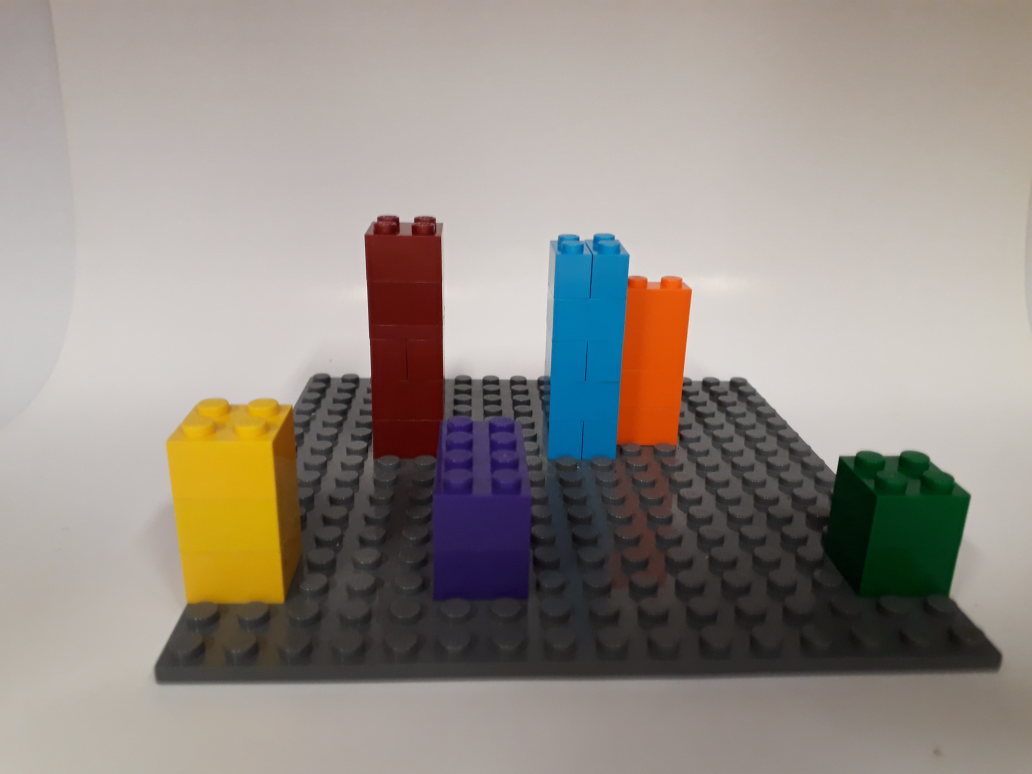
#> input picture images/lego.jpg, 4128 x 3096 px (shown at 1/4 size)
$ python killMe.py
#> lines starting #> are read from the running program, lines starting #| are printed output that depends on the picture; after the words box and inside, x2 and y2 are one past the last pixel; in counts of white or black regions, pixels touching at a corner belong together
import cv2 as cv
import numpy as np


img = cv.imread('images/lego.jpg')
#> img is the input picture: shape (3096, 4128, 3); mean B, G, R 135.6, 143, 150.7
copy = cv.resize(img.copy(), (300, 300))
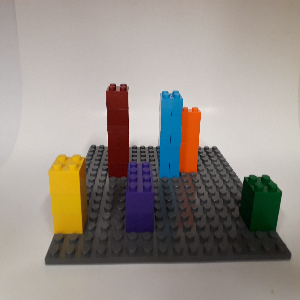
#> copy: shape (300, 300, 3); mean B, G, R 135.5, 142.9, 150.6
cv.imshow("img", copy)
copy = cv.cvtColor(copy, cv.COLOR_BGR2HSV)
#> copy: shape (300, 300, 3); mean H, S, V 26.6, 45.7, 155.4

kernel = np.zeros((copy.shape[0], copy.shape[1]), np.uint8)

red_lower = np.array([0, 87, 111], np.uint8)
red_upper = np.array([15, 255, 255], np.uint8)

yellow_lower = np.array([20, 60, 200], np.uint8)
yellow_upper = np.array([35, 255, 255], np.uint8)

green_lower = np.array([50,100,0], np.uint8)
green_upper = np.array([80,255,255], np.uint8)

cyan_lower = np.array([89,100,0], np.uint8)
cyan_upper = np.array([110,255,255], np.uint8)

blue_lower = np.array([96,100,0], np.uint8)
blue_upper = np.array([130,255,0], np.uint8)

purple_lower = np.array([118,100,0], np.uint8)
purple_upper = np.array([165,255,255], np.uint8)

magenta_lower = np.array([166,100,100], np.uint8)
magenta_upper = np.array([180,255,255], np.uint8)


mask = cv.inRange(copy, purple_lower, purple_upper)
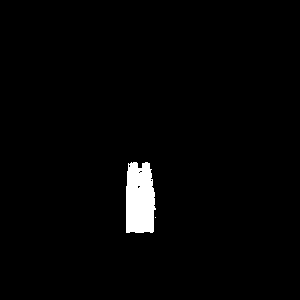
#> mask: shape (300, 300); 2.1% white; 2 white regions (1 under 20 px), largest, box (x1, y1, x2, y2) and area: (126, 162, 156, 233) 1855
# mask2 = cv.inRange(copy, magenta_lower, magenta_upper)
maskTotal = cv.add(mask, mask)

cv.imshow("magenta", mask)


img2 = cv.bitwise_and(copy, copy, mask= mask)
#> img2: shape (300, 300, 3); mean H, S, V 2.6, 3.3, 1.7


cv.imshow("teste", img2)
cv.imshow('', copy)

cv.waitKey(0)
cv.destroyAllWindows()

$ run again, with images/20180820_155841.jpg copied over images/lego.jpg
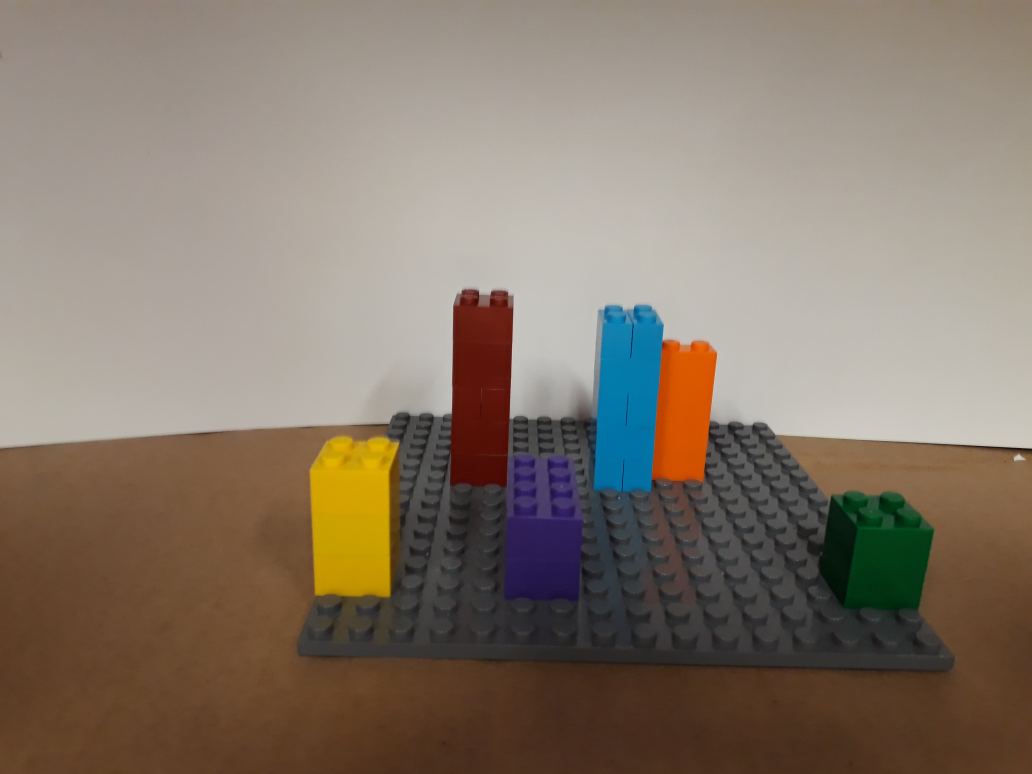
#> input picture images/20180820_155841.jpg, 4128 x 3096 px (shown at 1/4 size)
#> img is the input picture: shape (3096, 4128, 3); mean B, G, R 106.9, 120.6, 133.9
#> `copy = cv.resize(img.copy(), (300, 300))`:
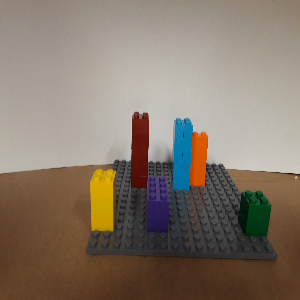
#> copy: shape (300, 300, 3); mean B, G, R 106.8, 120.5, 133.8
#> `mask = cv.inRange(copy, purple_lower, purple_upper)`:
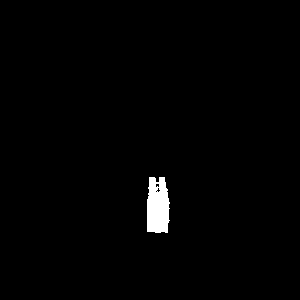
#> mask: shape (300, 300); 1.2% white; 1 white region, box (x1, y1, x2, y2) and area: (147, 177, 170, 233) 1096
#> img2: shape (300, 300, 3); mean H, S, V 1.6, 1.9, 1

$ run again, with images/20180820_155947.jpg copied over images/lego.jpg
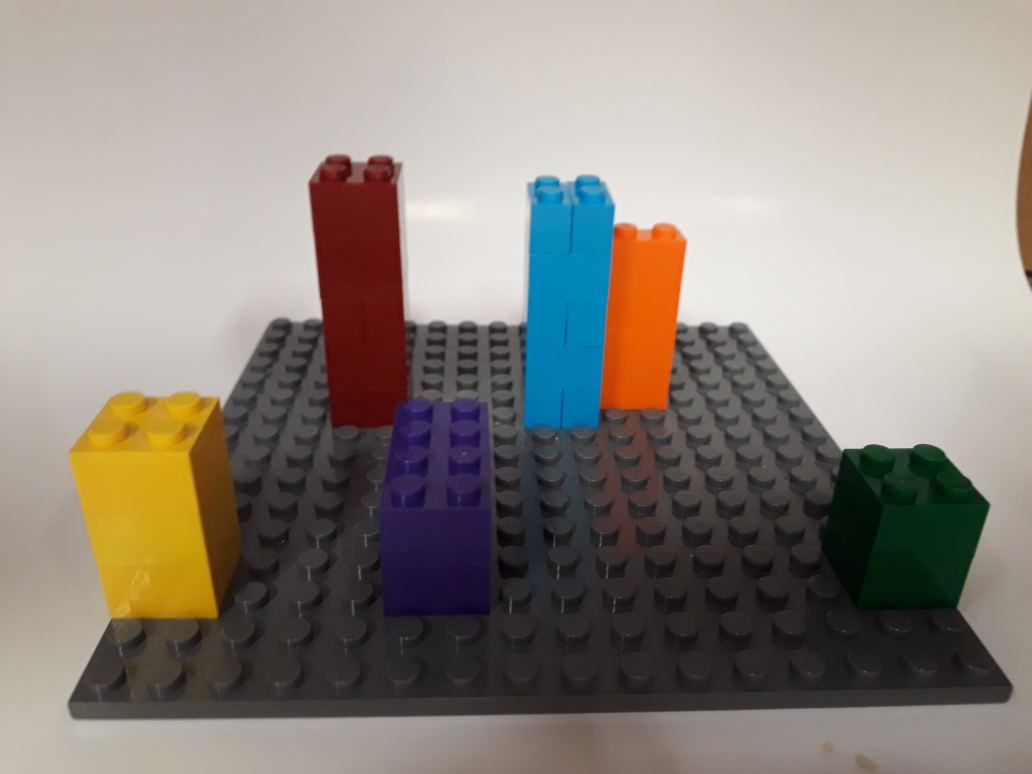
#> input picture images/20180820_155947.jpg, 4128 x 3096 px (shown at 1/4 size)
#> img is the input picture: shape (3096, 4128, 3); mean B, G, R 126.8, 134.7, 141.8
#> `copy = cv.resize(img.copy(), (300, 300))`:
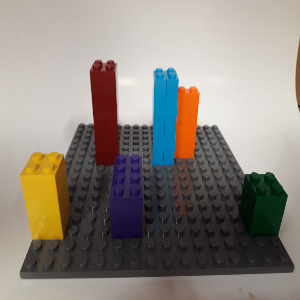
#> copy: shape (300, 300, 3); mean B, G, R 126.7, 134.6, 141.7
#> `mask = cv.inRange(copy, purple_lower, purple_upper)`:
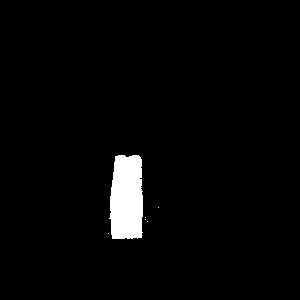
#> mask: shape (300, 300); 2.8% white; 6 white regions (5 under 20 px), largest, box (x1, y1, x2, y2) and area: (109, 155, 143, 239) 2529
#> img2: shape (300, 300, 3); mean H, S, V 3.6, 4.5, 1.9

$ run again, with images/20180820_155954.jpg copied over images/lego.jpg
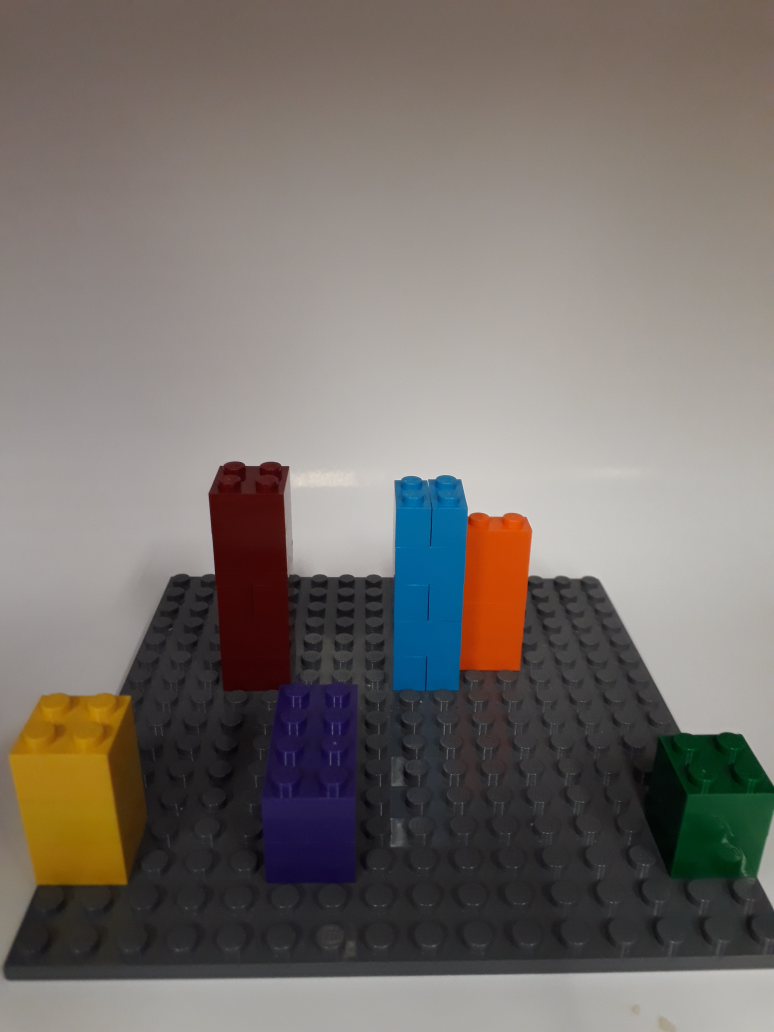
#> input picture images/20180820_155954.jpg, 3096 x 4128 px (shown at 1/4 size)
#> img is the input picture: shape (4128, 3096, 3); mean B, G, R 108.2, 113, 119.5
#> `copy = cv.resize(img.copy(), (300, 300))`:
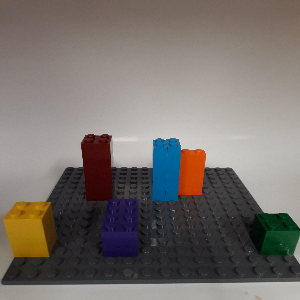
#> copy: shape (300, 300, 3); mean B, G, R 108.1, 112.9, 119.4
#> `mask = cv.inRange(copy, purple_lower, purple_upper)`:
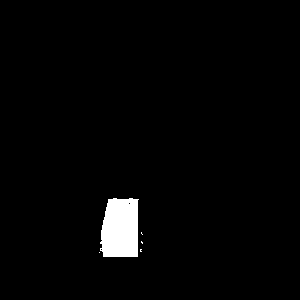
#> mask: shape (300, 300); 2.3% white; 5 white regions (4 under 20 px), largest, box (x1, y1, x2, y2) and area: (100, 198, 139, 257) 2022
#> img2: shape (300, 300, 3); mean H, S, V 2.9, 4, 1.4
